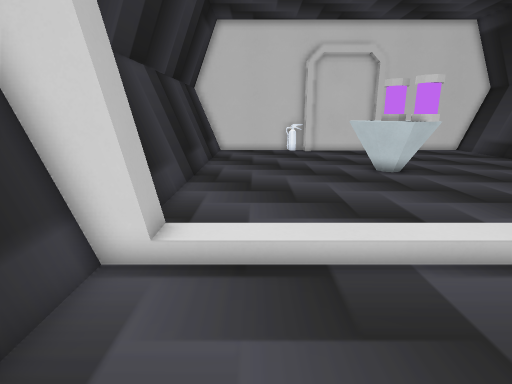
[1] (above)

12 first-person views from a walk through a Godot game level. The camera is 1.4 m above the floor, tilts 14° down and sees 80° across. The floor is counted in squares, 0.5 m on a side. Each view is taken from the middle of a square. On the plan, view 1 faces up. The plan holds only what a view shows up to about 20 squares ahead; the rest is blank. The place goes on beyond the plan. Flat picture figures and markers are not drawn. Some surface patterns are stand-ins.

[2]
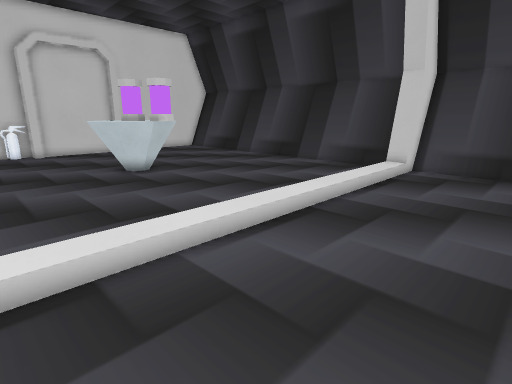

[3]
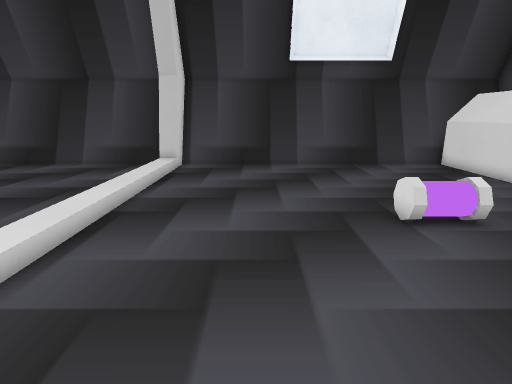

[4]
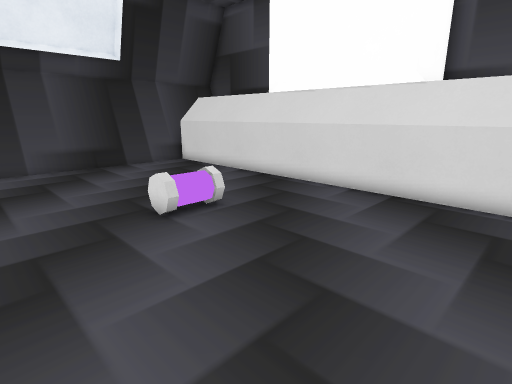

[5]
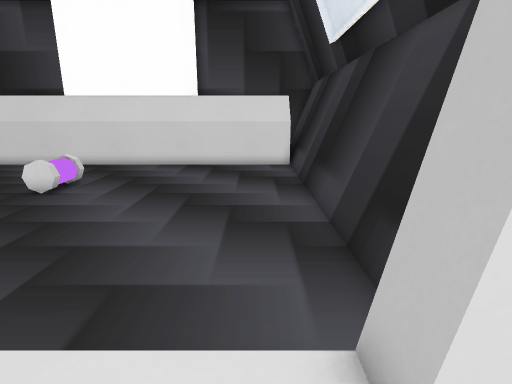

[6]
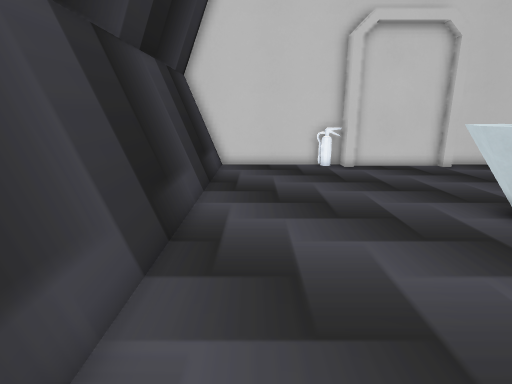

[7]
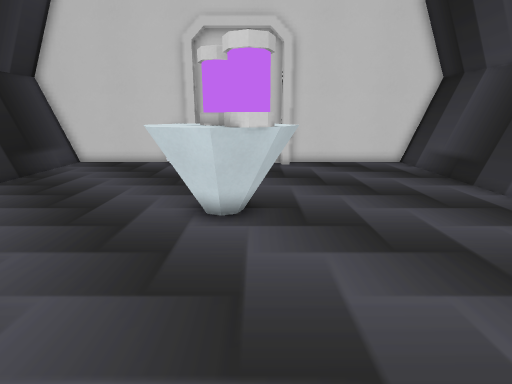

[8]
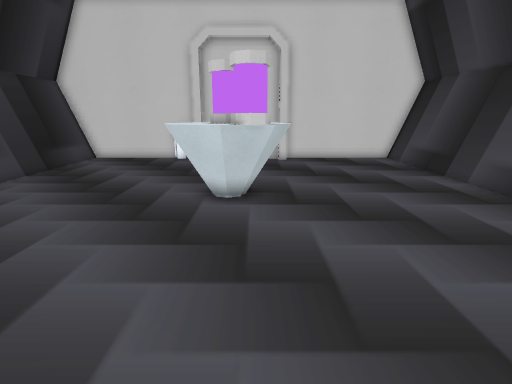

[9]
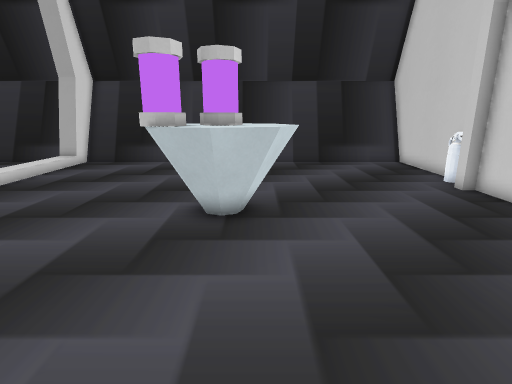

[10]
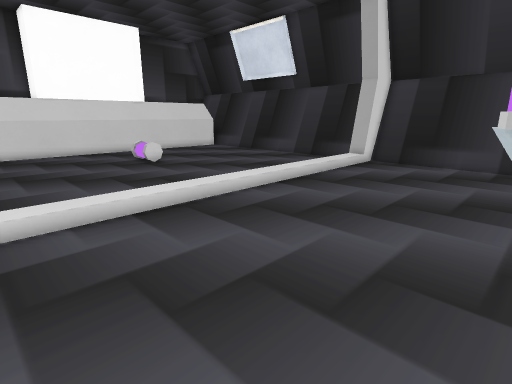

[11]
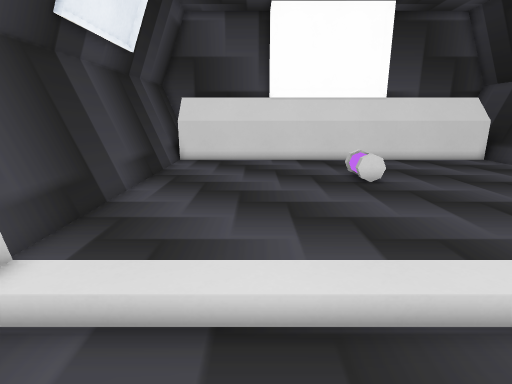

[12]
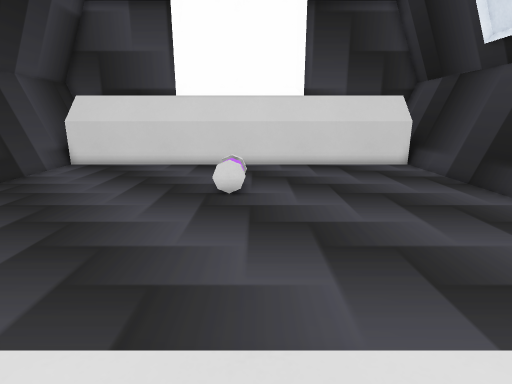

### Floor plan
Key: @ floor where view 1 was taken; # wall or solid block; . main floor; : floor 0.25 m higher than the main floor; = window, fence, low wall or low ledge; ^ raised ledge; O other object.
Columns run from 4 left of view 1 to 18 right of it. Each row starts with its distance up from view 1.
 26 #######################
 25 #=.....=##....#......=#
 24 #=...................=#
 23 #=...................=#
 22 #=...................=#
 21 #=...................=#
 20 #=...................=#
 19 #=...................=#
 18 #=........^^^........=#
 17 #=.......^^^^^.......=#
 16 #=.......^^#^^.......=#
 15 #=.......^^^#^.......=#
 14 #=........^^#........=#
 13 #=...................=#
 12 #=...................=#
 11 #=...................=#
 10 #=...................=#
  9 #=...................=#
  8 #=...................=#
  7 #=...................=#
  6 ###:::::::::::::::::###
  5 ###.................###
  4 #=...................=#
  3 #=...................=#
  2 #=...................=#
  1 #=...................=#
  0 #=..@................=#
 -1 #=...................=#
 -2 #=...................=#
 -3 #=...................=#
 -4 #=.........O.........=#
 -5 #=.........O.........=#
 -6 #=...................=#
 -7 #=...................=#
 -8 #=...................=#
 -9 #=...................=#
-10 #^^^^^^^^^^^^^^^^^^^^^#
-11 #^^^^^^^       ^^^^^^^#
-12 ##                    #

Where each view was taken, in squares from view 1:
view 1: 0 up, 0 right, facing up
view 2: 0 up, 0 right, facing up-right
view 3: 1 up, 1 left, facing right
view 4: 1 up, 1 left, facing down-right
view 5: 8 up, 1 left, facing down
view 6: 8 up, 1 left, facing up
view 7: 7 up, 8 right, facing up
view 8: 5 up, 8 right, facing up
view 9: 17 up, 16 right, facing left
view 10: 15 up, 16 right, facing down-left
view 11: 10 up, 12 right, facing down
view 12: 8 up, 6 right, facing down
